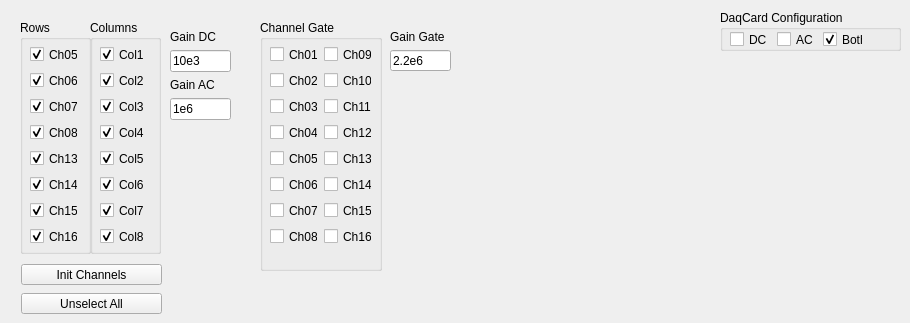
      <widget class="QWidget" name="tab">
       <attribute name="title">
        <string>Configuration</string>
       </attribute>
       <widget class="QPushButton" name="ButInitChannels">
        <property name="geometry">
         <rect>
          <x>21</x>
          <y>264</y>
          <width>141</width>
          <height>21</height>
         </rect>
        </property>
        <property name="sizePolicy">
         <sizepolicy hsizetype="Fixed" vsizetype="Fixed">
          <horstretch>0</horstretch>
          <verstretch>0</verstretch>
         </sizepolicy>
        </property>
        <property name="text">
         <string>Init Channels</string>
        </property>
       </widget>
       <widget class="QPushButton" name="ButUnselAll">
        <property name="geometry">
         <rect>
          <x>21</x>
          <y>293</y>
          <width>141</width>
          <height>21</height>
         </rect>
        </property>
        <property name="sizePolicy">
         <sizepolicy hsizetype="Fixed" vsizetype="Fixed">
          <horstretch>0</horstretch>
          <verstretch>0</verstretch>
         </sizepolicy>
        </property>
        <property name="text">
         <string>Unselect All</string>
        </property>
       </widget>
       <widget class="QWidget" name="layoutWidget">
        <property name="geometry">
         <rect>
          <x>170</x>
          <y>30</y>
          <width>61</width>
          <height>90</height>
         </rect>
        </property>
        <layout class="QVBoxLayout" name="verticalLayout_35">
         <item>
          <layout class="QVBoxLayout" name="verticalLayout_32">
           <item>
            <widget class="QLabel" name="label_45">
             <property name="text">
              <string>Gain DC</string>
             </property>
            </widget>
           </item>
           <item>
            <widget class="QLineEdit" name="QGainDC">
             <property name="text">
              <string>10e3</string>
             </property>
            </widget>
           </item>
          </layout>
         </item>
         <item>
          <layout class="QVBoxLayout" name="verticalLayout_7">
           <item>
            <widget class="QLabel" name="label_47">
             <property name="text">
              <string>Gain AC</string>
             </property>
            </widget>
           </item>
           <item>
            <widget class="QLineEdit" name="QGainAC">
             <property name="text">
              <string>1e6</string>
             </property>
            </widget>
           </item>
          </layout>
         </item>
        </layout>
       </widget>
       <widget class="QGroupBox" name="GrChannelGate">
        <property name="geometry">
         <rect>
          <x>260</x>
          <y>20</y>
          <width>122</width>
          <height>251</height>
         </rect>
        </property>
        <property name="title">
         <string>Channel Gate</string>
        </property>
        <property name="flat">
         <bool>false</bool>
        </property>
        <property name="checkable">
         <bool>false</bool>
        </property>
        <widget class="QCheckBox" name="checkBox_18">
         <property name="geometry">
          <rect>
           <x>10</x>
           <y>208</y>
           <width>48</width>
           <height>17</height>
          </rect>
         </property>
         <property name="text">
          <string>Ch08</string>
         </property>
         <property name="checked">
          <bool>false</bool>
         </property>
         <property name="autoExclusive">
          <bool>false</bool>
         </property>
        </widget>
        <widget class="QCheckBox" name="checkBox_19">
         <property name="geometry">
          <rect>
           <x>64</x>
           <y>208</y>
           <width>48</width>
           <height>17</height>
          </rect>
         </property>
         <property name="text">
          <string>Ch16</string>
         </property>
         <property name="checked">
          <bool>false</bool>
         </property>
         <property name="autoExclusive">
          <bool>false</bool>
         </property>
        </widget>
        <widget class="QCheckBox" name="checkBox_20">
         <property name="geometry">
          <rect>
           <x>10</x>
           <y>104</y>
           <width>48</width>
           <height>17</height>
          </rect>
         </property>
         <property name="text">
          <string>Ch04</string>
         </property>
         <property name="checked">
          <bool>false</bool>
         </property>
         <property name="autoExclusive">
          <bool>false</bool>
         </property>
        </widget>
        <widget class="QCheckBox" name="checkBox_21">
         <property name="geometry">
          <rect>
           <x>64</x>
           <y>104</y>
           <width>48</width>
           <height>17</height>
          </rect>
         </property>
         <property name="text">
          <string>Ch12</string>
         </property>
         <property name="checked">
          <bool>false</bool>
         </property>
         <property name="autoExclusive">
          <bool>false</bool>
         </property>
        </widget>
        <widget class="QCheckBox" name="checkBox_22">
         <property name="geometry">
          <rect>
           <x>10</x>
           <y>78</y>
           <width>48</width>
           <height>17</height>
          </rect>
         </property>
         <property name="text">
          <string>Ch03</string>
         </property>
         <property name="checked">
          <bool>false</bool>
         </property>
         <property name="autoExclusive">
          <bool>false</bool>
         </property>
        </widget>
        <widget class="QCheckBox" name="checkBox_23">
         <property name="geometry">
          <rect>
           <x>64</x>
           <y>130</y>
           <width>48</width>
           <height>17</height>
          </rect>
         </property>
         <property name="text">
          <string>Ch13</string>
         </property>
         <property name="checked">
          <bool>false</bool>
         </property>
         <property name="autoExclusive">
          <bool>false</bool>
         </property>
        </widget>
        <widget class="QCheckBox" name="checkBox_24">
         <property name="geometry">
          <rect>
           <x>10</x>
           <y>156</y>
           <width>48</width>
           <height>17</height>
          </rect>
         </property>
         <property name="text">
          <string>Ch06</string>
         </property>
         <property name="checked">
          <bool>false</bool>
         </property>
         <property name="autoExclusive">
          <bool>false</bool>
         </property>
        </widget>
        <widget class="QCheckBox" name="checkBox_25">
         <property name="geometry">
          <rect>
           <x>64</x>
           <y>156</y>
           <width>48</width>
           <height>17</height>
          </rect>
         </property>
         <property name="text">
          <string>Ch14</string>
         </property>
         <property name="checked">
          <bool>false</bool>
         </property>
         <property name="autoExclusive">
          <bool>false</bool>
         </property>
        </widget>
        <widget class="QCheckBox" name="checkBox_26">
         <property name="geometry">
          <rect>
           <x>10</x>
           <y>182</y>
           <width>48</width>
           <height>17</height>
          </rect>
         </property>
         <property name="text">
          <string>Ch07</string>
         </property>
         <property name="checked">
          <bool>false</bool>
         </property>
         <property name="autoExclusive">
          <bool>false</bool>
         </property>
        </widget>
        <widget class="QCheckBox" name="checkBox_27">
         <property name="geometry">
          <rect>
           <x>64</x>
           <y>182</y>
           <width>48</width>
           <height>17</height>
          </rect>
         </property>
         <property name="text">
          <string>Ch15</string>
         </property>
         <property name="checked">
          <bool>false</bool>
         </property>
         <property name="autoExclusive">
          <bool>false</bool>
         </property>
        </widget>
        <widget class="QCheckBox" name="checkBox_28">
         <property name="geometry">
          <rect>
           <x>10</x>
           <y>26</y>
           <width>48</width>
           <height>17</height>
          </rect>
         </property>
         <property name="text">
          <string>Ch01</string>
         </property>
         <property name="checked">
          <bool>false</bool>
         </property>
         <property name="autoRepeat">
          <bool>false</bool>
         </property>
         <property name="autoExclusive">
          <bool>false</bool>
         </property>
        </widget>
        <widget class="QCheckBox" name="checkBox_29">
         <property name="geometry">
          <rect>
           <x>64</x>
           <y>26</y>
           <width>48</width>
           <height>17</height>
          </rect>
         </property>
         <property name="text">
          <string>Ch09</string>
         </property>
         <property name="checked">
          <bool>false</bool>
         </property>
         <property name="autoExclusive">
          <bool>false</bool>
         </property>
        </widget>
        <widget class="QCheckBox" name="checkBox_30">
         <property name="geometry">
          <rect>
           <x>10</x>
           <y>52</y>
           <width>48</width>
           <height>17</height>
          </rect>
         </property>
         <property name="text">
          <string>Ch02</string>
         </property>
         <property name="checked">
          <bool>false</bool>
         </property>
         <property name="autoExclusive">
          <bool>false</bool>
         </property>
        </widget>
        <widget class="QCheckBox" name="checkBox_31">
         <property name="geometry">
          <rect>
           <x>64</x>
           <y>52</y>
           <width>48</width>
           <height>17</height>
          </rect>
         </property>
         <property name="text">
          <string>Ch10</string>
         </property>
         <property name="checked">
          <bool>false</bool>
         </property>
         <property name="autoExclusive">
          <bool>false</bool>
         </property>
        </widget>
        <widget class="QCheckBox" name="checkBox_32">
         <property name="geometry">
          <rect>
           <x>64</x>
           <y>78</y>
           <width>48</width>
           <height>17</height>
          </rect>
         </property>
         <property name="text">
          <string>Ch11</string>
         </property>
         <property name="checked">
          <bool>false</bool>
         </property>
         <property name="autoExclusive">
          <bool>false</bool>
         </property>
        </widget>
        <widget class="QCheckBox" name="checkBox_33">
         <property name="geometry">
          <rect>
           <x>10</x>
           <y>130</y>
           <width>48</width>
           <height>17</height>
          </rect>
         </property>
         <property name="text">
          <string>Ch05</string>
         </property>
         <property name="checked">
          <bool>false</bool>
         </property>
         <property name="autoExclusive">
          <bool>false</bool>
         </property>
        </widget>
       </widget>
       <widget class="QWidget" name="layoutWidget_3">
        <property name="geometry">
         <rect>
          <x>390</x>
          <y>30</y>
          <width>61</width>
          <height>41</height>
         </rect>
        </property>
        <layout class="QVBoxLayout" name="verticalLayout_36">
         <item>
          <widget class="QLabel" name="label_46">
           <property name="text">
            <string>Gain Gate</string>
           </property>
          </widget>
         </item>
         <item>
          <widget class="QLineEdit" name="QGainGate">
           <property name="text">
            <string>2.2e6</string>
           </property>
          </widget>
         </item>
        </layout>
       </widget>
       <widget class="QGroupBox" name="GrConfig">
        <property name="geometry">
         <rect>
          <x>720</x>
          <y>10</y>
          <width>181</width>
          <height>41</height>
         </rect>
        </property>
        <property name="title">
         <string>DaqCard Configuration</string>
        </property>
        <widget class="QWidget" name="layoutWidget">
         <property name="geometry">
          <rect>
           <x>10</x>
           <y>20</y>
           <width>133</width>
           <height>19</height>
          </rect>
         </property>
         <layout class="QGridLayout" name="gridLayout_16">
          <item row="0" column="0">
           <widget class="QCheckBox" name="ChckDCSetup">
            <property name="text">
             <string>DC</string>
            </property>
            <property name="autoExclusive">
             <bool>true</bool>
            </property>
           </widget>
          </item>
          <item row="0" column="2">
           <widget class="QCheckBox" name="ChckNormalSetup">
            <property name="text">
             <string>Both</string>
            </property>
            <property name="checked">
             <bool>true</bool>
            </property>
            <property name="autoExclusive">
             <bool>true</bool>
            </property>
           </widget>
          </item>
          <item row="0" column="1">
           <widget class="QCheckBox" name="ChckACSetup">
            <property name="text">
             <string>AC</string>
            </property>
            <property name="autoExclusive">
             <bool>true</bool>
            </property>
           </widget>
          </item>
         </layout>
        </widget>
       </widget>
       <widget class="QGroupBox" name="GrColumns">
        <property name="geometry">
         <rect>
          <x>90</x>
          <y>20</y>
          <width>71</width>
          <height>234</height>
         </rect>
        </property>
        <property name="title">
         <string>Columns</string>
        </property>
        <widget class="QCheckBox" name="checkBox_17">
         <property name="geometry">
          <rect>
           <x>10</x>
           <y>208</y>
           <width>48</width>
           <height>17</height>
          </rect>
         </property>
         <property name="text">
          <string>Col8</string>
         </property>
         <property name="checked">
          <bool>true</bool>
         </property>
        </widget>
        <widget class="QCheckBox" name="checkBox_35">
         <property name="geometry">
          <rect>
           <x>10</x>
           <y>104</y>
           <width>48</width>
           <height>17</height>
          </rect>
         </property>
         <property name="text">
          <string>Col4</string>
         </property>
         <property name="checked">
          <bool>true</bool>
         </property>
        </widget>
        <widget class="QCheckBox" name="checkBox_37">
         <property name="geometry">
          <rect>
           <x>10</x>
           <y>78</y>
           <width>48</width>
           <height>17</height>
          </rect>
         </property>
         <property name="text">
          <string>Col3</string>
         </property>
         <property name="checked">
          <bool>true</bool>
         </property>
        </widget>
        <widget class="QCheckBox" name="checkBox_39">
         <property name="geometry">
          <rect>
           <x>10</x>
           <y>156</y>
           <width>48</width>
           <height>17</height>
          </rect>
         </property>
         <property name="text">
          <string>Col6</string>
         </property>
         <property name="checked">
          <bool>true</bool>
         </property>
        </widget>
        <widget class="QCheckBox" name="checkBox_41">
         <property name="geometry">
          <rect>
           <x>10</x>
           <y>182</y>
           <width>48</width>
           <height>17</height>
          </rect>
         </property>
         <property name="text">
          <string>Col7</string>
         </property>
         <property name="checked">
          <bool>true</bool>
         </property>
        </widget>
        <widget class="QCheckBox" name="checkBox_43">
         <property name="geometry">
          <rect>
           <x>10</x>
           <y>26</y>
           <width>48</width>
           <height>17</height>
          </rect>
         </property>
         <property name="text">
          <string>Col1</string>
         </property>
         <property name="checked">
          <bool>true</bool>
         </property>
        </widget>
        <widget class="QCheckBox" name="checkBox_45">
         <property name="geometry">
          <rect>
           <x>10</x>
           <y>52</y>
           <width>48</width>
           <height>17</height>
          </rect>
         </property>
         <property name="text">
          <string>Col2</string>
         </property>
         <property name="checked">
          <bool>true</bool>
         </property>
        </widget>
        <widget class="QCheckBox" name="checkBox_48">
         <property name="geometry">
          <rect>
           <x>10</x>
           <y>130</y>
           <width>48</width>
           <height>17</height>
          </rect>
         </property>
         <property name="text">
          <string>Col5</string>
         </property>
         <property name="checked">
          <bool>true</bool>
         </property>
        </widget>
       </widget>
       <widget class="QGroupBox" name="GrChannels">
        <property name="geometry">
         <rect>
          <x>20</x>
          <y>20</y>
          <width>71</width>
          <height>234</height>
         </rect>
        </property>
        <property name="title">
         <string>Rows</string>
        </property>
        <widget class="QCheckBox" name="checkBox_34">
         <property name="geometry">
          <rect>
           <x>10</x>
           <y>208</y>
           <width>48</width>
           <height>17</height>
          </rect>
         </property>
         <property name="text">
          <string>Ch16</string>
         </property>
         <property name="checked">
          <bool>true</bool>
         </property>
        </widget>
        <widget class="QCheckBox" name="checkBox_36">
         <property name="geometry">
          <rect>
           <x>10</x>
           <y>104</y>
           <width>48</width>
           <height>17</height>
          </rect>
         </property>
         <property name="text">
          <string>Ch08</string>
         </property>
         <property name="checked">
          <bool>true</bool>
         </property>
        </widget>
        <widget class="QCheckBox" name="checkBox_38">
         <property name="geometry">
          <rect>
           <x>10</x>
           <y>78</y>
           <width>48</width>
           <height>17</height>
          </rect>
         </property>
         <property name="text">
          <string>Ch07</string>
         </property>
         <property name="checked">
          <bool>true</bool>
         </property>
        </widget>
        <widget class="QCheckBox" name="checkBox_40">
         <property name="geometry">
          <rect>
           <x>10</x>
           <y>156</y>
           <width>48</width>
           <height>17</height>
          </rect>
         </property>
         <property name="text">
          <string>Ch14</string>
         </property>
         <property name="checked">
          <bool>true</bool>
         </property>
        </widget>
        <widget class="QCheckBox" name="checkBox_42">
         <property name="geometry">
          <rect>
           <x>10</x>
           <y>182</y>
           <width>48</width>
           <height>17</height>
          </rect>
         </property>
         <property name="text">
          <string>Ch15</string>
         </property>
         <property name="checked">
          <bool>true</bool>
         </property>
        </widget>
        <widget class="QCheckBox" name="checkBox_44">
         <property name="geometry">
          <rect>
           <x>10</x>
           <y>26</y>
           <width>48</width>
           <height>17</height>
          </rect>
         </property>
         <property name="text">
          <string>Ch05</string>
         </property>
         <property name="checked">
          <bool>true</bool>
         </property>
        </widget>
        <widget class="QCheckBox" name="checkBox_46">
         <property name="geometry">
          <rect>
           <x>10</x>
           <y>52</y>
           <width>48</width>
           <height>17</height>
          </rect>
         </property>
         <property name="text">
          <string>Ch06</string>
         </property>
         <property name="checked">
          <bool>true</bool>
         </property>
        </widget>
        <widget class="QCheckBox" name="checkBox_49">
         <property name="geometry">
          <rect>
           <x>10</x>
           <y>130</y>
           <width>48</width>
           <height>17</height>
          </rect>
         </property>
         <property name="text">
          <string>Ch13</string>
         </property>
         <property name="checked">
          <bool>true</bool>
         </property>
        </widget>
       </widget>
      </widget>
